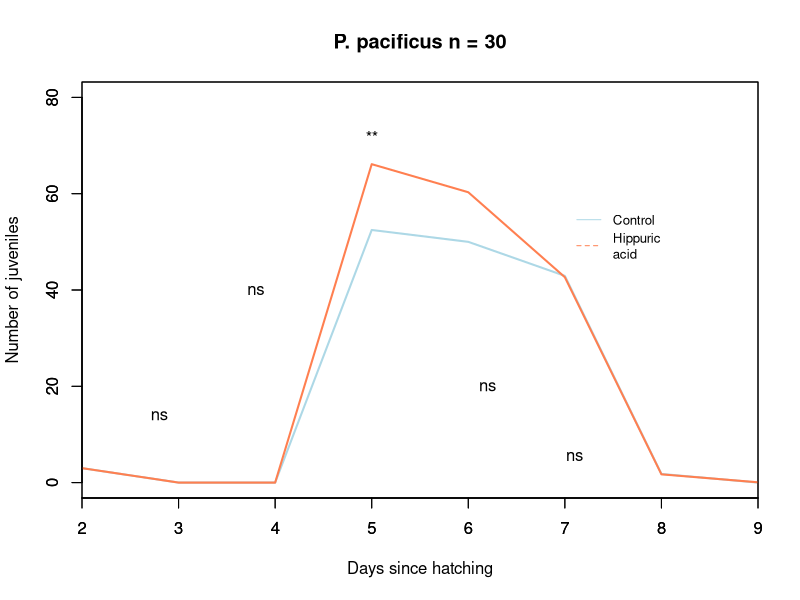
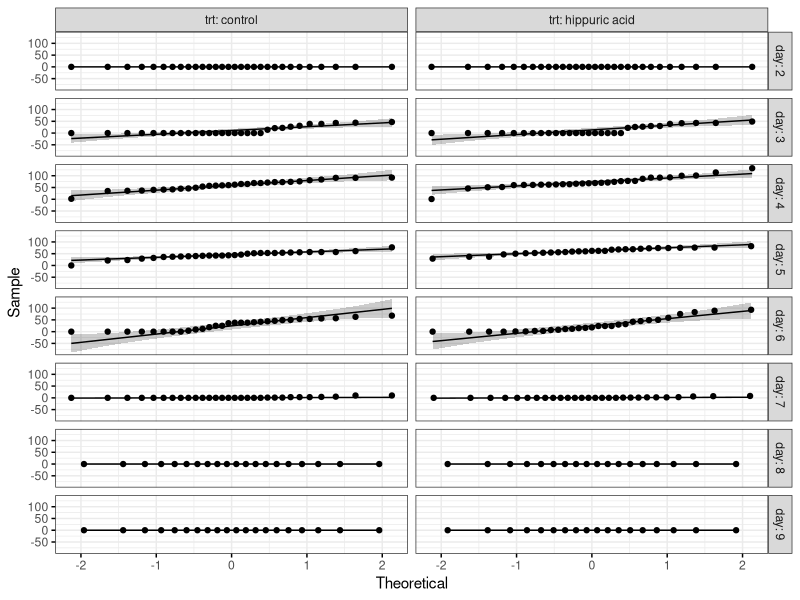

Here is the R script that generated these plots, in order: (Note: this script raises an error after producing the figures.)
##### R script for visualising and analysing brood size data with a treatment and control
## 10/08/2022 RW, Weadick lab, University of Exeter


# Set up ------------------------------------------------------------------


## Set working directory 
setwd("C:/Users/rw617/OneDrive - University of Exeter/rw617/05_Lifespan_Assay/09_Cherry-worms/hip_acid-brood")


## Load in worm data and packages

if (!require("rstatix", quietly = TRUE))
  install.packages("rstatix", INSTALL_opts = '--no-lock')
library(rstatix)

alr <- read.csv("hip_brood_all_stats.csv")

mut1 <- read.csv("hip_brood_mut.csv")






# Mutate data -------------------------------------------------------------


## Mutate all data

eal <- alr %>%
  group_by(trt) %>%
  get_summary_stats(type = "mean_sd")

eal1 <- eal[-9,]
eal2 <- eal1[-17,]

## Add 'day' column
day <- c(2,3,4,5,6,7,8,9,2,3,4,5,6,7,8,9)
eal2$day <- day

eal2



# Create subsets: treatment and control

tdf <-  subset(eal2, trt == "hippuric acid",
           select=c(trt, variable, mean, sd, day))

cdf <-  subset(eal2, trt == "control",
               select=c(trt, variable, mean, sd, day))








# Create plot -------------------------------------------------------------


## Parse plots

plot(cdf$day, cdf$mean, main = "P. pacificus n = 30", type = "l", col = "lightblue", ylim = c(0, 80), xlim = c(2, 9), xaxs = "i", lwd = 2, ylab = "Number of juveniles", xlab = "Days since hatching")
par(new = TRUE)
plot(tdf$day, tdf$mean, type = "l", col = "coral", ylim = c(0, 80), xlim = c(2, 9), xaxs = "i", lwd = 2, ylab = "", xlab = "")



## Add legend 

legend(7, 60, legend=c("Control", "Hippuric\nacid"), col=c("lightblue", "coral"), lty=1:2, cex=0.8, bty="n")


## Add significance values (from aov later on in script)

text(2.8, 14, "ns")
text(3.8, 40, "ns")
text(5, 72.5, "**")
text(6.2, 20, "ns")
text(7.1, 5.5, "ns")


# Statistics --------------------------------------------------------------




## ANOVA

#Outlier detection

mut1 %>%
  group_by(trt, day) %>%
  identify_outliers(juveniles)



# Normality checking with Q-Q plot

if (!require("ggpubr", quietly = TRUE))
  install.packages("ggpubr", INSTALL_opts = '--no-lock')
library(ggpubr)

ggqqplot(mut1, "juveniles", ggtheme = theme_bw()) +
  facet_grid(day ~ trt, labeller = "label_both")



#Anova - Sphericity Assumption 
# If the interaction is not significant then execute pairwise t test comparison (end of script)

res.aov <- anova_test(data = mut1, dv = juveniles, wid = worm_ID,within = c(trt, day))
get_anova_table(res.aov)



## Run one-way repeated measures anova

myData.mean <- aggregate(mut1$juveniles,
                         by = list(mut1$worm_ID, mut1$day,
                                   mut1$trt),
                         FUN = 'mean')
colnames(myData.mean) <- c("worm_ID","day","trt","juveniles")
myData.mean <- myData.mean[order(myData.mean$worm_ID), ]
head(myData.mean)



stress.aov <- with(myData.mean,
                   aov(juveniles ~ day * trt +
                         Error(worm_ID / (day * trt)))
)


summary(stress.aov)







# only if needed: basic aov
res1 <- aov(juveniles ~ day * trt, data = mut1)
summary(res1)


## Only if needed: t-test
t.test(mut1$day, mut1$juveniles ~ mut1$trt)


## AOV day 5
mut5 <-  subset(mut1, day == 5,
                 select=c(Study, worm_ID, trt, day, juveniles))

mut5anova <- aov(juveniles ~ trt, data = mut5)

summary(mut5anova)


## AOV day 6
mut6 <-  subset(mut1, day == 6,
                select=c(Study, worm_ID, trt, day, juveniles))

mut6anova <- aov(juveniles ~ trt, data = mut6)

summary(mut6anova)




